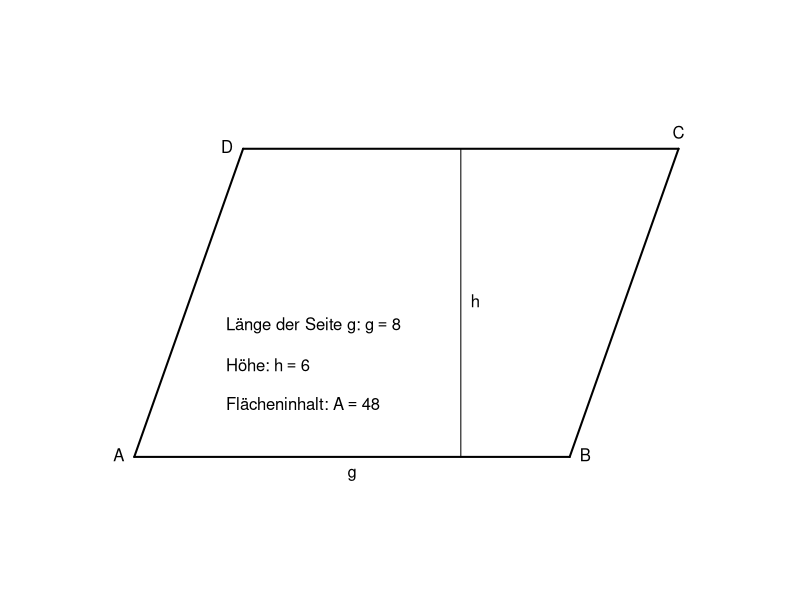

Source code (R):
## ---- chunk 1
knitr::opts_chunk$set(echo = TRUE)
## ---- chunk 2
B <- c(8,0); C <- c(10,6); D <- c(2,6)
meinParallelogramm<-function(A=c(0,0), B=B, C=C, D=D, Cy_max=6){
plot(x = c(A[1],B[1]),y = c(A[2],B[2]),type="l",xlim=c(-0.5,C[1]+1),ylim=c(-0.5,C[2]+1), axes=F,col=1,lwd=2,xlab = "",ylab="")
lines(x = c(B[1],C[1]),y = c(B[2],C[2]), col=1, lwd=2)
lines(x = c(C[1],D[1]),y = c(C[2],D[2]), col=1, lwd=2)
lines(x = c(D[1],A[1]),y = c(D[2],A[2]), col=1, lwd=2)
lines(x=c(6,6), y=c(0,6), col=1, lwd=1)
text(A[1], A[2], labels = "A", pos = 2)
text(B[1], B[2], labels = "B", pos = 4)
text(C[1], C[2], labels = "C", pos = 3)
text(D[1], D[2], labels = "D", pos = 2)
text(x=4, y=0, labels = "g", col=1, pos = 1)
text(x= 6 , y=C[2]/2 , labels = expression(h), col=1, pos = 4)
fl <- round((B[1]-A[1])*C[2],2)
text(x = 1.5, y = Cy_max-3.5,      labels = bquote("Länge der Seite g:"~g==.(round(B[1],2))), pos=4)
text(x = 1.5, y = Cy_max-4.25,      labels = bquote("Höhe:"~h==.(round(C[2],2))), pos=4)
text(x = 1.5, y = Cy_max-5, labels = bquote("Flächeninhalt:"~A==.(fl)),pos=4)
}
meinParallelogramm(B = c(8,0), C = c(10,6), D = c(2, 6))
## ---- chunk 3

